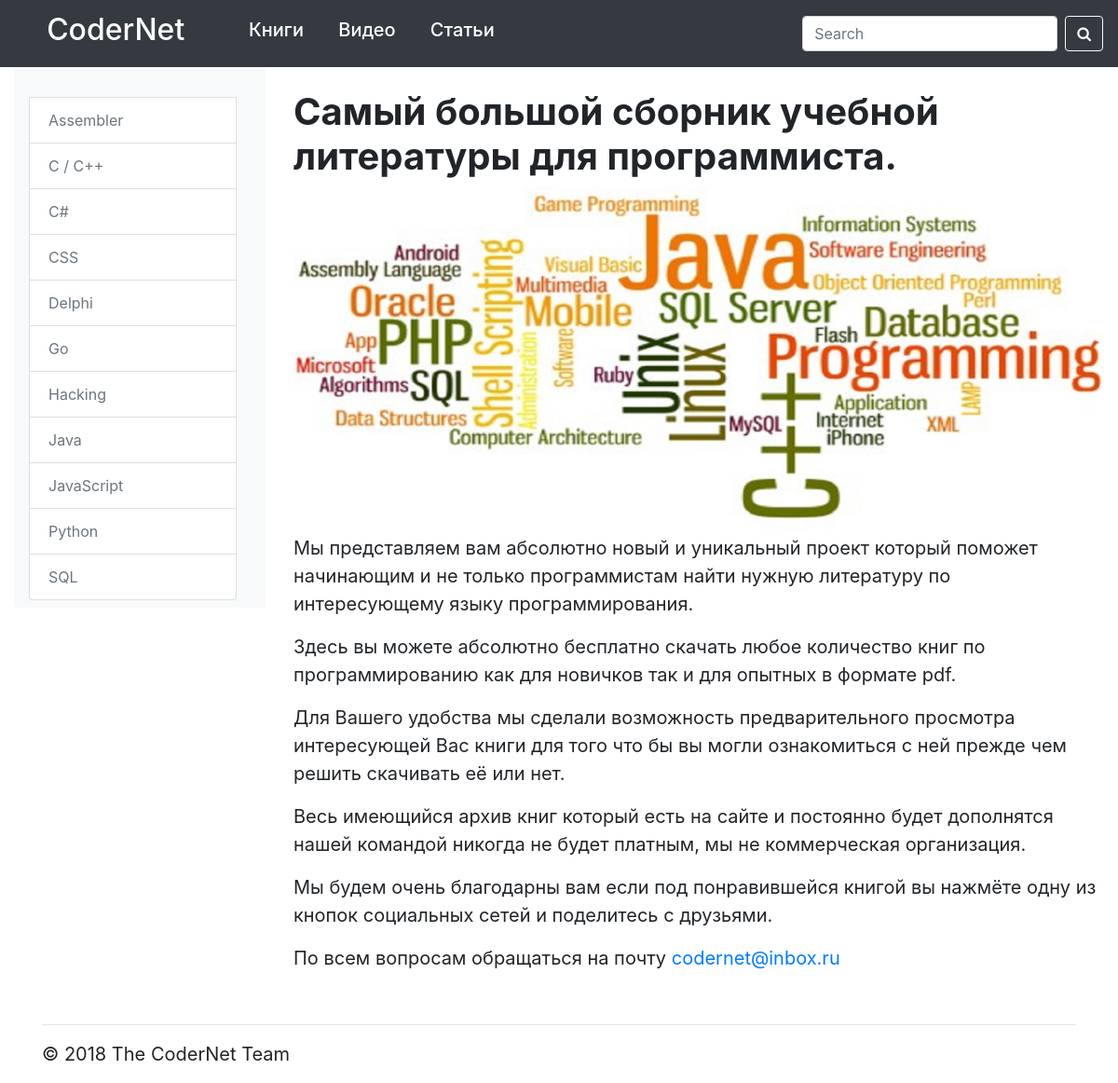
The page /books/ on the database its author committed.
### booklist/models.py (models this page shows, shortened)
class Category(models.Model):
    title = models.CharField(max_length=200, db_index=True)
    slug = models.SlugField(max_length=200, db_index=True, unique=True)
    desc_for_find_cat = models.TextField(blank=True, db_index=True, verbose_name='Описание для поиска')
    keywords_cat = models.CharField(max_length=200, blank=True, verbose_name='Кейвордс')
    def get_absolute_url(self):
        return reverse('category_detail_url', kwargs={'slug': self.slug})
    class Meta:
        verbose_name = 'Категория'
        verbose_name_plural = 'Категории'
        ordering = ['title']

### booklist/views.py (the view)
# urls.py: path('', book_list, name='book_list_url'),
def book_list(request):
    books = Book.objects.all()
    categories = Category.objects.all()
    context = {
        'books': books,
        'categories': categories
    }
    return render(request, 'booklist/booklist.html', context=context)

### booklist/templates/booklist/booklist.html (shortened to what this page needs)
<!doctype html>
{% load staticfiles %}
<html lang="ru">
<head>
{% include "booklist/header.html" %}
</head>
<body>
{% include "booklist/navbar.html" %}
<br/><br/><br/>
<div class="container-fluid">
    <div class="row">
{% include "booklist/panel.html" %}
        <div class="col-sm"><br/>
            {% block content %}
                <h1><strong>Самый большой сборник учебной литературы для программиста.</strong></h1>
                <img src="{% static "image/CoderNet_RU.jpg" %}" width="100%" alt="CoderNet">
                <blockquote class="blockquote"><p>Мы представляем вам абсолютно новый и уникальный проект который
                    поможет
                    начинающим и не только программистам найти нужную литературу по интересующему языку
                    программирования. </p>
                    <p>Здесь вы можете абсолютно бесплатно скачать любое количество книг по программированию как для
                        новичков так и для опытных в формате pdf. </p>
                    <p>Для Вашего удобства мы сделали возможность предварительного просмотра интересующей Вас книги для
                        того
                        что бы вы могли ознакомиться с ней прежде чем решить скачивать её или нет. </p>
                    <p>Весь имеющийся архив книг который есть на сайте и постоянно будет дополнятся нашей командой
                        никогда
                        не будет платным, мы не коммерческая организация. </p>
                    <p>Мы будем очень благодарны вам если под понравившейся книгой вы нажмёте одну из кнопок социальных
                        сетей и поделитесь с друзьями. </p>
                    <p>По всем вопросам обращаться на почту <a href="mailto:codernet@inbox.ru" rel="nofollow">codernet@inbox.ru</a>
                    </p></blockquote>
            {% endblock %}
        </div>
    </div>
</div>
{% include "booklist/footer.html" %}
</body>
</html>

### booklist/templates/booklist/panel.html (shortened to what this page needs)
<div class="col-sm-3">
    <nav class="navbar navbar-expand-lg navbar-light bg-light rounded">
        <div class="collapse navbar-collapse justify-content-md-center" id="navbarsExample10">
            <div class="list-group col-sm-12">
                <br/>
                {% for category in categories %}
                    <a href="{{ category.get_absolute_url }}" class="list-group-item disabled">{{ category.title }}</a>
                {% endfor %}
            </div>
        </div>
    </nav>
</div>

### rows shown on the page
Category: title "Assembler"
Category: title "C / C++"
Category: title "C#"
Category: title "CSS"
Category: title "Delphi"
Category: title "Go"
Category: title "Hacking"
Category: title "Java"
Category: title "JavaScript"
Category: title "Python"
Category: title "SQL"
